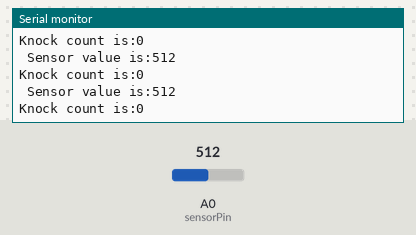
Recording of a sketch running on a simulated Arduino Uno, built with avr-gcc and run on an emulated ATmega328P. Shown: the last lines printed to the serial monitor. The test bench sets the inputs (shaded band); at power-on: A0 (sensorPin) = 512.

Above: at 1.2 s.
1.3 s: A0 (sensorPin) set to 279
At 1.36 s:
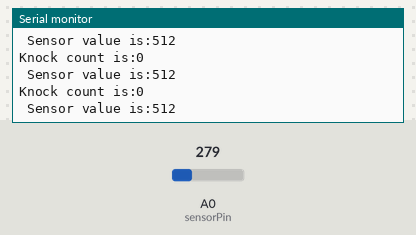
2.8 s: A0 (sensorPin) set to 260
At 3.2 s:
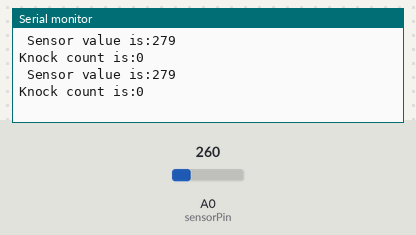

Measured:
- the behaviour switches between 271 and 270 on A0 (sensorPin) (found by bisection; images 1 and 2)
- after the input at 2.8 s, the serial monitor: prints a new line at once (image 2)

The sketch:

Sound_Sensor_and_activation_through_clap.ino
```cpp
//Interfacing Sound Sensor and activation through clap
/* Sample code-1 */
/* Interfacing Sound sensor and counting knocks */

int sensorPin = A0;
int sensorValue;
int thresholdValue = 270;
int counter = 0;

void setup()
{
  Serial.begin(9600);
  pinMode(sensorPin, INPUT);
}

void loop()
{
  sensorValue = analogRead(sensorPin);

  if (sensorValue > thresholdValue)
  {
    counter = counter++;                 //count the knocks
    Serial.print("Sensor value is:");
    Serial.println(sensorValue);
    delay(200);
    Serial.print("Knock count is:");
    Serial.println(counter);
    delay(200);
    Serial.print(" ");
  }
}
```
